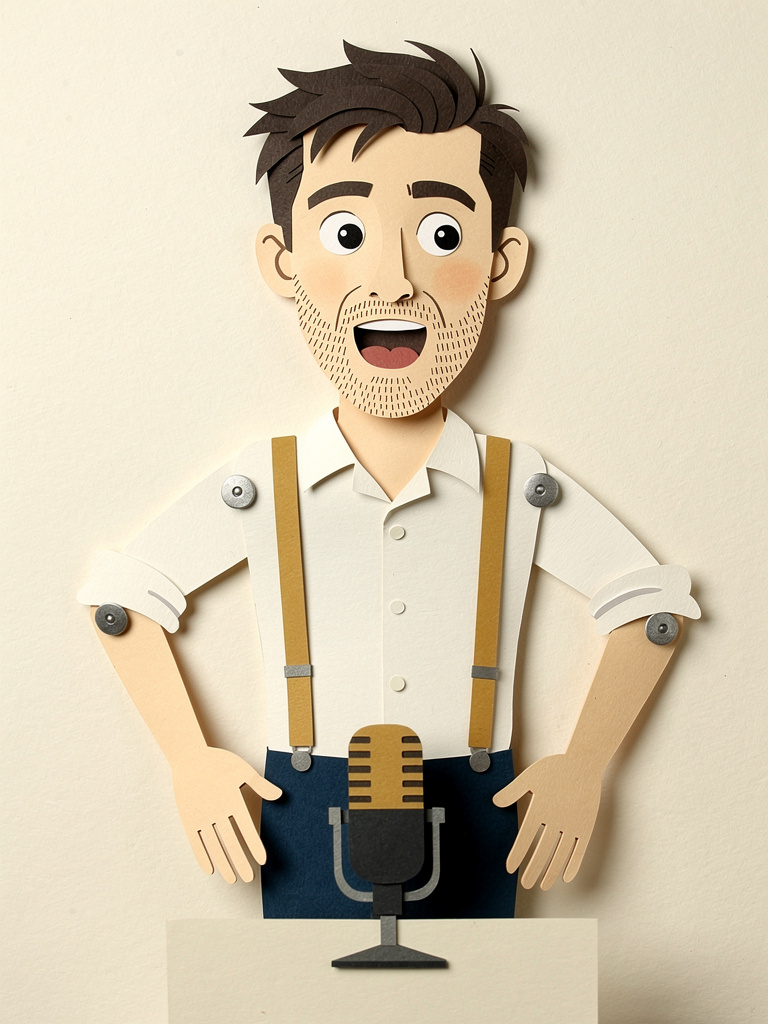
#> input picture videos/DAILY/presentador/B_v1_descartado.jpg, 768 x 1024 px, given in place of papel_1920.png, which was not available
$ python fondo.py
#> lines starting #> are read from the running program, lines starting #| are printed output that depends on the picture; pictures that were not available may be replaced by others from this repository, and a replacement may not be noted
### canal/marca.py
# -*- coding: utf-8 -*-
# Identidad del canal: avatar, banner, marca de agua y plantilla de miniatura.
# 0 creditos: todo con PIL sobre las texturas y objetos de papel del piloto.
# Uso: python marca.py ["NOMBRE DEL CANAL"] ["tagline"]
import sys, os, numpy as np
from PIL import Image, ImageDraw, ImageFilter, ImageChops
AQUI=os.path.dirname(os.path.abspath(__file__)); RAIZ=os.path.dirname(AQUI)
sys.path.insert(0, os.path.join(RAIZ,'produccion'))
import props as PR
from props import TINTA, PAPEL, OCRE, ROJO, FONT, FONTC

NOMBRE = sys.argv[1] if len(sys.argv)>1 else 'PAPER TRAIL'
TAGLINE = sys.argv[2] if len(sys.argv)>2 else 'Follow the paper.'
OUT=os.path.join(AQUI,'out'); os.makedirs(OUT,exist_ok=True)
A=os.path.join(RAIZ,'produccion','assets'); L=os.path.join(RAIZ,'pruebas','look'); E=os.path.join(RAIZ,'pruebas','elenco','cut')
papel_tx=Image.open(os.path.join(A,'papel_1920.png')).convert('RGBA')
madera_tx=Image.open(os.path.join(A,'madera_1920.png')).convert('RGBA')
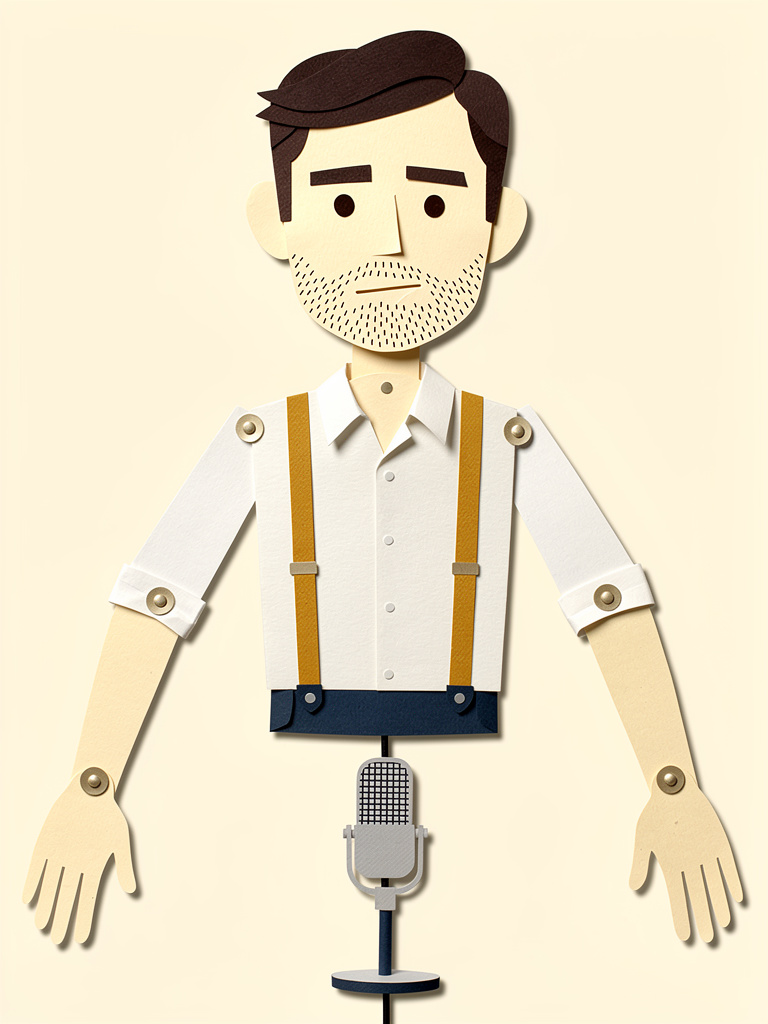
#> input picture videos/DAILY/presentador/B_v2a.jpg, 768 x 1024 px, given in place of madera_1920.png, which was not available
mapa_hoja=Image.open(os.path.join(L,'mapa_hoja.png')).convert('RGBA')

def tile(tx, size):
    out=Image.new('RGBA',size)
    for y in range(0,size[1],tx.height):
        for x in range(0,size[0],tx.width): out.paste(tx,(x,y))
    return out
def pegar(base, p, xy, blur=8, alpha=120, off=(8,10)):
    s=Image.new('RGBA',p.size,(0,0,0,0)); s.putalpha(p.split()[3].point(lambda v:min(v,alpha)).filter(ImageFilter.GaussianBlur(blur)))
    base.alpha_composite(s,(xy[0]+off[0],xy[1]+off[1])); base.alpha_composite(p,xy)
# [6 lines left out: function acabado, not called in this run]
def persp(im, top_in, h):
    src=[(0,0),(im.width,0),(im.width,im.height),(0,im.height)]
    dst=[(top_in,0),(im.width-top_in,0),(im.width,h),(0,h)]
    Aa=[];B=[]
    for (x1,y1),(x2,y2) in zip(dst,src):
        Aa+=[[x1,y1,1,0,0,0,-x2*x1,-x2*y1],[0,0,0,x1,y1,1,-y2*x1,-y2*y1]]; B+=[x2,y2]
    c=np.linalg.solve(np.array(Aa,float),np.array(B,float))
    t=im.transform((im.width,h),Image.PERSPECTIVE,c,Image.BICUBIC)
    # las esquinas que quedan fuera del trapecio se rellenan con madera lisa (si no, quedan transparentes)
    base=Image.new('RGBA',t.size,(82,54,36,255)); base.alpha_composite(t); return base
def tablero(W,H,MESA_Y):
    t=persp(tile(madera_tx,(W+400,H)),160,H-MESA_Y).resize((W,H-MESA_Y))
    grad=Image.linear_gradient('L').resize((W,H-MESA_Y)).point(lambda v:int((255-v)*0.45))
    sh=Image.new('RGBA',(W,H-MESA_Y),(20,12,6,255)); sh.putalpha(grad); t.alpha_composite(sh); return t
def vineta(im, color=(20,12,6), fuerza=0.7, blur=120, margen=100):
    W,H=im.size; vig=Image.new('L',(W,H),0); ImageDraw.Draw(vig).ellipse([-margen,-margen,W+margen,H+margen],fill=255)
    vig=vig.filter(ImageFilter.GaussianBlur(blur)); osc=Image.new('RGBA',(W,H),color+(255,)); osc.putalpha(vig.point(lambda v:int((255-v)*fuerza))); im.alpha_composite(osc)
# [11 lines left out: function ficha, not called in this run]
def hoja_mapa(w, rot=0):
    m=mapa_hoja.resize((w,int(w*mapa_hoja.height/mapa_hoja.width)),Image.LANCZOS)
    return m.rotate(rot,resample=Image.BICUBIC,expand=True) if rot else m
def personaje(nombre, h):
    p=Image.open(os.path.join(E,nombre)).convert('RGBA'); return p.resize((int(p.width*h/p.height),h),Image.LANCZOS)
def lineas_nombre():
    w=NOMBRE.split()
    return w if len(w)<=3 else [NOMBRE]

# ---------------------------------------------------------------- AVATAR 800x800 (se ve en circulo)
# [42 lines left out: functions avatar_A, avatar_B, avatar_C, banner, not called in this run]

# ---------------------------------------------------------------- MARCA DE AGUA 150x150 (PNG alpha)
def marca_agua():
    return ficha(300).resize((150,150),Image.LANCZOS)

# ---------------------------------------------------------------- PLANTILLA DE MINIATURA 1280x720
# [19 lines left out: function miniatura, not called in this run]

# [13 lines that do not run on import are left out]

### produccion/props.py
# -*- coding: utf-8 -*-
# Objetos de papel para el piloto. Cada uno = PNG con alpha, textura de papel, borde de corte y sombra propia.
import numpy as np, math, os
from PIL import Image, ImageDraw, ImageFilter, ImageChops, ImageFont
rng=np.random.default_rng(9)
TINTA=(34,32,28); PAPEL=(233,223,203); OCRE=(217,164,65); AZUL=(43,76,111); ROJO=(184,64,47); MAPA=(220,207,180)
MADERA=(107,74,51); GRIS=(120,118,110); VERDE=(143,169,140); BLANCO=(245,240,228); HIELO=(200,215,225)
# Georgia Pro es la tipografia del canal, pero es de pago y no esta en todas las maquinas: en la de
# desarrollo del 16-sep solo estaba Georgia (que es la misma familia, sin los pesos extendidos).
# Sin este respaldo, `props.py` no arranca ahi y no se puede producir nada. Donde SI esta Georgia Pro
# el resultado no cambia: se prueba primero y solo se cae al respaldo si falta, asi que las 12
# producciones anteriores siguen rindiendo igual.
_FUENTES = {
    'bold': ('C:/Windows/Fonts/GeorgiaPro-Bold.ttf', 'C:/Windows/Fonts/georgiab.ttf'),
    'cond': ('C:/Windows/Fonts/GeorgiaPro-CondBold.ttf', 'C:/Windows/Fonts/georgiab.ttf'),
}
_AVISADO = set()
# [12 lines left out: function _fuente, not called in this run]
def FONT(s): return _fuente('bold', s)
def FONTC(s): return _fuente('cond', s)
def grano(size):
    g=rng.random((size[1]//5+2,size[0]//5+2)).astype(np.float32)
    return np.asarray(Image.fromarray((g*255).astype(np.uint8)).resize(size,Image.BICUBIC)).astype(np.float32)/255-0.5
def papel(size, draw_fn, color, sombra=True):
    """draw_fn(d) dibuja la mascara con fill=255. Devuelve RGBA con textura+bisel+sombra."""
    size=(int(size[0]),int(size[1]))
    m=Image.new('L',size,0); draw_fn(ImageDraw.Draw(m))
    rgb=np.zeros((size[1],size[0],3),np.float32)+np.array(color,np.float32)+grano(size)[...,None]*16
    edge=np.asarray(ImageChops.subtract(m,m.filter(ImageFilter.MinFilter(5)))).astype(np.float32)/255
    rgb+=edge[...,None]*22
    p=Image.fromarray(np.clip(rgb,0,255).astype(np.uint8)).convert('RGBA'); p.putalpha(m)
    if not sombra: return p
    out=Image.new('RGBA',(size[0]+14,size[1]+16),(0,0,0,0))
    s=Image.new('RGBA',size,(0,0,0,0)); s.putalpha(m.point(lambda v:min(v,110)).filter(ImageFilter.GaussianBlur(5)))
    out.alpha_composite(s,(8,10)); out.alpha_composite(p,(0,0)); return out
def texto(p, txt, size, xy, color=TINTA, font=None, anchor='mm'):
    d=ImageDraw.Draw(p); d.text(xy,txt,fill=color+(255,),font=(font or FONT)(size),anchor=anchor)
# [15 lines left out: functions avion, chip, card, not called in this run]
def rect(w,h,color,r=8):
    def f(d): d.rounded_rectangle([1,1,w-2,h-2],radius=r,fill=255)
    return papel((w,h),f,color)
def sello(txt, color=ROJO, size=54):
    p=card(txt,size=size,color=PAPEL,tcolor=color); d=ImageDraw.Draw(p); d.rounded_rectangle([8,8,p.width-22,p.height-24],radius=8,outline=color+(255,),width=5); return p
# [12 lines left out: functions dron, tren, not called in this run]
def calendario(n, w=150):
    p=rect(w,int(w*1.1),PAPEL); d=ImageDraw.Draw(p); d.rectangle([4,4,w-4,int(w*0.28)],fill=ROJO+(255,)); texto(p,str(n),int(w*0.5),(w/2,w*0.68)); return p
# [20 lines left out: functions poliza, alfombra, cerca, bateria, not called in this run]
def tv(w=260):
    h=int(w*0.7); p=rect(w,h,TINTA,r=10); d=ImageDraw.Draw(p); d.rounded_rectangle([14,14,w-14,h-14],radius=6,fill=(90,110,120,255)); return p
def caja(w=90):
    p=rect(w,int(w*0.8),OCRE,r=4); d=ImageDraw.Draw(p); d.line([(0,int(w*0.4)),(w,int(w*0.4))],fill=TINTA+(255,),width=3); d.line([(w//2,0),(w//2,int(w*0.8))],fill=TINTA+(255,),width=3); return p
def sobre(w=160):
    h=int(w*0.65); p=rect(w,h,BLANCO,r=4); d=ImageDraw.Draw(p); d.line([(0,0),(w/2,h*0.55),(w,0)],fill=TINTA+(255,),width=3); return p
def gota(r=40):
    def f(d): d.ellipse([r*0.2,r*0.8,r*1.8,r*2.4],fill=255); d.polygon([(r,0),(r*0.25,r*1.4),(r*1.75,r*1.4)],fill=255)
    return papel((2*r+2,int(2.5*r)),f,TINTA)
# [32 lines left out: functions lingote, diamante, megafono, escudo, tanque, paraguas and 2 more, not called in this run]
def sol(r=40):
    def f(d): d.ellipse([r*0.3,r*0.3,r*1.7,r*1.7],fill=255)
    return papel((2*r+2,2*r+2),f,OCRE)
# [4 lines left out: function luna, not called in this run]
def tab(txt,w=200,h=54):
    p=rect(w,h,OCRE,r=10); texto(p,txt,30,(w/2,h/2)); return p
# [12 lines left out: functions llave, humo, balanza, not called in this run]
def plano(w=200):
    h=int(w*0.7); p=rect(w,h,AZUL,r=4); d=ImageDraw.Draw(p)
    d.polygon([(w*0.1,h*0.55),(w*0.9,h*0.3),(w*0.6,h*0.6),(w*0.55,h*0.85),(w*0.48,h*0.62)],outline=BLANCO+(255,),width=3); return p
# [12 lines left out: functions barrera, periodico, not called in this run]
# [16 lines that do not run on import are left out]

### videos/S12_recibos/arte/fondo.py
# -*- coding: utf-8 -*-
"""Fondo del short S03: pared de papel arriba, mesa de madera abajo, vineta. 1920x1080, 0 creditos.

    cd videos/S03_aviso_oct7/arte && python fondo.py   ->  assets/fondo.png

Copia literal del de la serie S02 (`videos/S02_ia_riesgo/arte/fondo.py`): la mesa, la hoja de trabajo
y el vestido funcionan igual y no hay motivo para rehacerlos. Lo unico propio del short es lo que cae
ENCIMA (`props_s03.py`).

**Dos medidas cambiadas respecto de la S02, y las dos salieron de mirar cuadros reales:**

1. `MESA_Y` **420** (era 300). El plano WALL mide 738x415 y con la mesa a 300 su tercio inferior caia
   sobre la madera: las tarjetas grandes quedaban con una franja de mesa debajo, como flotando.
2. La hoja de trabajo mide **1150x648 y empieza en x=-14** (era 1010x820 en x=34). El plano CTR llega
   hasta x=1116 y la hoja terminaba en 1044: en el borde derecho de todos los planos de mesa se veia
   una tira de madera. Ahora la hoja CONTIENE al plano entero.

El vestido de la mesa va horneado aca —regla y lapiz— y no como objetos de la escena: son cosas que
nunca se mueven y que si fueran objetos apareceran en el chequeo de encuadre sin aportar nada.
"""
import os, sys
AQUI = os.path.dirname(os.path.abspath(__file__))
RAIZ = os.path.abspath(os.path.join(AQUI, '..', '..', '..'))
sys.path.insert(0, os.path.join(RAIZ, 'produccion')); sys.path.insert(0, os.path.join(RAIZ, 'canal'))
from PIL import Image, ImageDraw
import marca as MK
from props import papel, TINTA, PAPEL, OCRE, GRIS, MADERA, BLANCO

W, H, MESA_Y = 1920, 1080, 420
OUT = os.path.join(AQUI, 'assets'); os.makedirs(OUT, exist_ok=True)


def hoja_trabajo(w=1150, h=648):
    """La hoja de trabajo del plano CTR: renglones y margen rojo. Sobre ella caen los props, que asi
    se leen sobre papel y no sobre madera oscura. Es el mismo recurso de la serie S01."""
    def f(d): d.rounded_rectangle([1, 1, w-2, h-2], radius=14, fill=255)
    p = papel((w, h), f, (214, 199, 166)); d = ImageDraw.Draw(p)
    d.rounded_rectangle([16, 16, w-17, h-17], radius=10, outline=TINTA+(210,), width=4)
    for y in range(96, h-40, 92): d.line([(44, y), (w-44, y)], fill=(158, 150, 130, 120), width=3)
    d.line([(128, 30), (128, h-30)], fill=(176, 86, 66, 150), width=3)
    return p


def regla(w=520, h=54):
    def f(d): d.rounded_rectangle([1, 1, w-2, h-2], radius=6, fill=255)
    p = papel((w, h), f, OCRE); d = ImageDraw.Draw(p)
    for x in range(20, w-16, 26):
        d.line([(x, 10), (x, 10+(20 if (x//26) % 5 == 0 else 12))], fill=TINTA+(200,), width=3)
    return p


def lapiz(w=300, h=26):
    def f(d):
        d.rounded_rectangle([1, 1, w-46, h-2], radius=5, fill=255)
        d.polygon([(w-46, 1), (w-2, h/2), (w-46, h-2)], fill=255)
    p = papel((w, h), f, (196, 150, 66)); d = ImageDraw.Draw(p)
    d.polygon([(w-22, h*0.28), (w-2, h/2), (w-22, h*0.72)], fill=TINTA+(255,))
    return p


if __name__ == '__main__':
    im = MK.tile(MK.papel_tx, (W, H))
#> in tile, `out=Image.new('RGBA',size)`: out: PIL image 1920x1080 RGBA; every value is 0
    im.alpha_composite(MK.tablero(W, H, MESA_Y), (0, MESA_Y))
#> call 2 of tile, with size = (2320, 1080)
#> in tile (call 2), `out=Image.new('RGBA',size)`: out: PIL image 2320x1080 RGBA; every value is 0
#> after the loop in tile (call 2), `for y in range(0,size[1],tx.height):`:
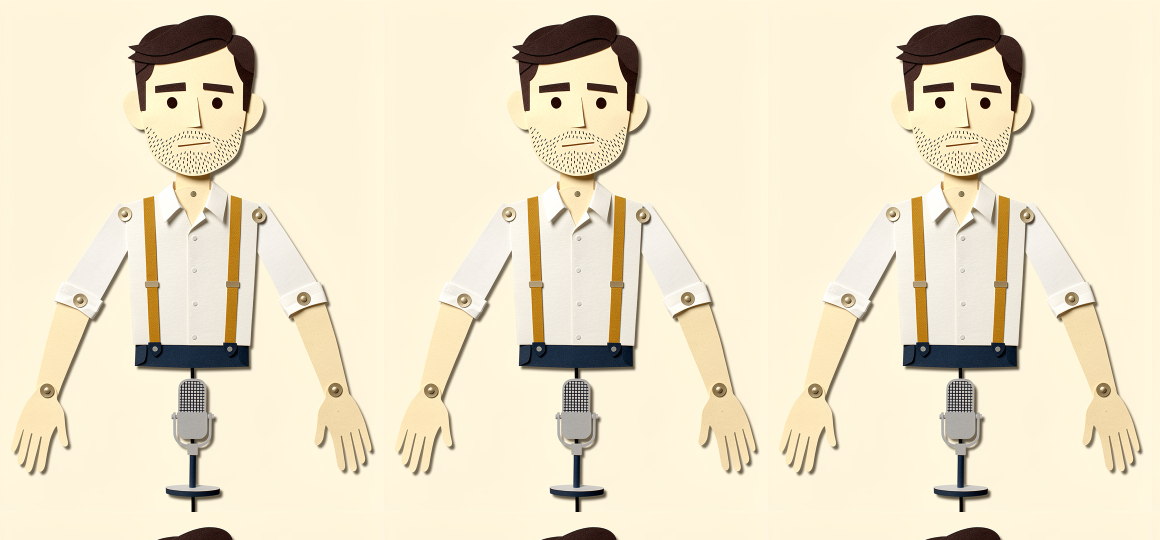
#> out: PIL image 2320x1080 RGBA (shown at 1/2 size); mean R, G, B, A 237.1, 226.6, 201.5, 255
#> in persp, `src=[(0,0),(im.width,0),(im.width,im.height),(0,im.height)]`: src = [(0, 0), (2320, 0), (2320, 1080), (0, 1080)]
#> the loop in persp, `for (x1,y1),(x2,y2) in zip(dst,src):` made 4 passes
#> (x1, y1, x2, y2, B) on passes 2 to 4: (2160, 0, 2320, 0, [0, 0, 2320, 0]), (2320, 660, 2320, 1080, [0, 0, 2320, 0, 2320, 1080]), (0, 660, 0, 1080, [0, 0, 2320, 0, 2320, 1080, 0, 1080])
#> (x1, y1, x2, y2, Aa) on pass 1: (160, 0, 0, 0, [[160, 0, 1, 0, 0, 0, 0, 0], [0, 0, 0, 160, 0, 1, 0, 0]])
#> after the loop in persp, `for (x1,y1),(x2,y2) in zip(dst,src):`: Aa = 8 items, first 6: [160, 0, 1, 0, 0, 0, 0, 0], [0, 0, 0, 160, 0, 1, 0, 0], [2160, 0, 1, 0, 0, 0, -5011200, 0], [0, 0, 0, 2160, 0, 1, 0, 0], [2320, 660, 1, 0, 0, 0, -5382400, -1531200], [0, 0, 0, 2320, 660, 1, -2505600, -712800]
#> in persp, `c=np.linalg.solve(np.array(Aa,float),np.array(B,float))`: c = [1.16, 0.281, -185.6, -2.26e-17, 1.9, 5.75e-15, -1.66e-20, 0.000242]
    ImageDraw.Draw(im).rectangle([0, MESA_Y-5, W, MESA_Y+7], fill=(58, 38, 26, 255))
    MK.pegar(im, hoja_trabajo().rotate(-0.4, resample=Image.BICUBIC, expand=True), (-14, MESA_Y+12),
             blur=18, alpha=115)
#> in papel, `m = Image.new('L', size, 0)`: m: PIL image 1150x648 L; every value is 0
#> in papel, `draw_fn(ImageDraw.Draw(m))`:
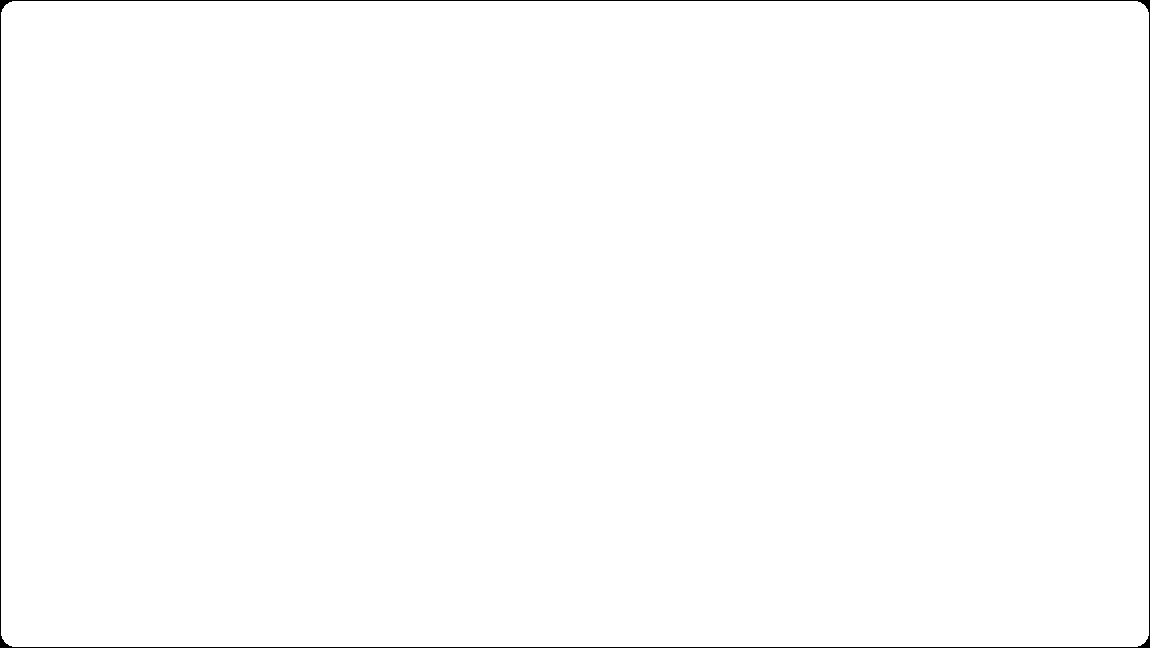
#> m: PIL image 1150x648 L; 99.5% white; black in thin lines or dots
#> in papel, `edge=np.asarray(ImageChops.subtract(m,m.filter(ImageFilter.MinFilter(5..`: edge: shape (648, 1150) float32; values 0 (black) and 1 (white), 0.96% white in thin lines or dots
#> in papel, `out=Image.new('RGBA',(size[0]+14,size[1]+16),(0,0,0,0))`: out: PIL image 1164x664 RGBA; every value is 0
#> in papel, `s = Image.new('RGBA', size, (0, 0, 0, 0))`: s: PIL image 1150x648 RGBA; every value is 0
#> in pegar, `s = Image.new('RGBA', p.size, (0, 0, 0, 0))`: s: PIL image 1170x674 RGBA; every value is 0
#> in pegar, `base.alpha_composite(p, xy)`:
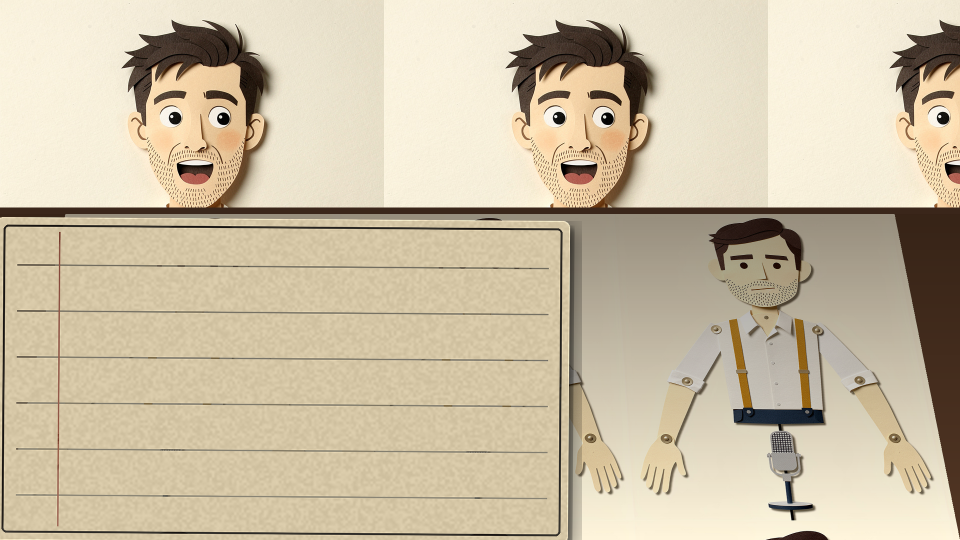
#> base: PIL image 1920x1080 RGBA (shown at 1/2 size); mean R, G, B, A 204.2, 191.4, 166, 255
    MK.pegar(im, regla().rotate(1.1, resample=Image.BICUBIC, expand=True), (W-620, H-92), blur=14, alpha=100)
#> call 2 of papel, with size = (520, 54), color = (217, 164, 65), sombra = True
#> in papel (call 2), `m = Image.new('L', size, 0)`: m: PIL image 520x54 L; every value is 0
#> in papel (call 2), `draw_fn(ImageDraw.Draw(m))`: m: PIL image 520x54 L; 95.8% white; black in thin lines or dots
#> in papel (call 2), `edge=np.asarray(ImageChops.subtract(m,m.filter(ImageFilter.MinFilter(5..`: edge: shape (54, 520) float32; values 0 (black) and 1 (white), 8.1% white in thin lines or dots
#> in papel (call 2), `out=Image.new('RGBA',(size[0]+14,size[1]+16),(0,0,0,0))`: out: PIL image 534x70 RGBA; every value is 0
#> in papel (call 2), `s = Image.new('RGBA', size, (0, 0, 0, 0))`: s: PIL image 520x54 RGBA; every value is 0
#> in papel (call 2), `out.alpha_composite(p, (0, 0))`:
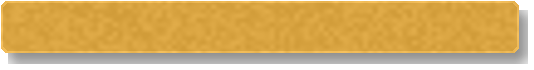
#> out: PIL image 534x70 RGBA; mean R, G, B, A 156.9, 118.8, 47.6, 198; transparent parts drawn white
#> call 2 of pegar, with xy = (1300, 988), blur = 14, alpha = 100, off = (8, 10)
#> in pegar (call 2), `s = Image.new('RGBA', p.size, (0, 0, 0, 0))`: s: PIL image 536x82 RGBA; every value is 0
#> in pegar (call 2), `s.putalpha(p.split()[3].point(lambda v: min(v, alpha)).filter(ImageFil`:
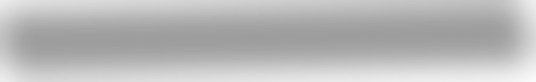
#> s: PIL image 536x82 RGBA; mean R, G, B, A 0, 0, 0, 69.8; transparent parts drawn white
#> in pegar (call 2), `s.putalpha(p.split()[3].point(lambda v: min(v, alpha)).filter(ImageFil`:
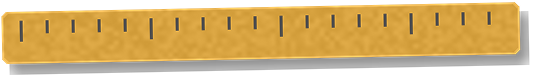
#> p: PIL image 536x82 RGBA; mean R, G, B, A 132.1, 100.3, 40.4, 167.1; transparent parts drawn white
    MK.pegar(im, lapiz().rotate(-5.0, resample=Image.BICUBIC, expand=True), (W-330, H-150), blur=12, alpha=110)
    MK.vineta(im, color=(52, 40, 28), fuerza=0.52, blur=170, margen=180)
    im.convert('RGB').save(os.path.join(OUT, 'fondo.png'))
    print('fondo ->', os.path.join(OUT, 'fondo.png'), im.size)
#| fondo -> videos/S12_recibos/arte/assets/fondo.png (1920, 1080)
